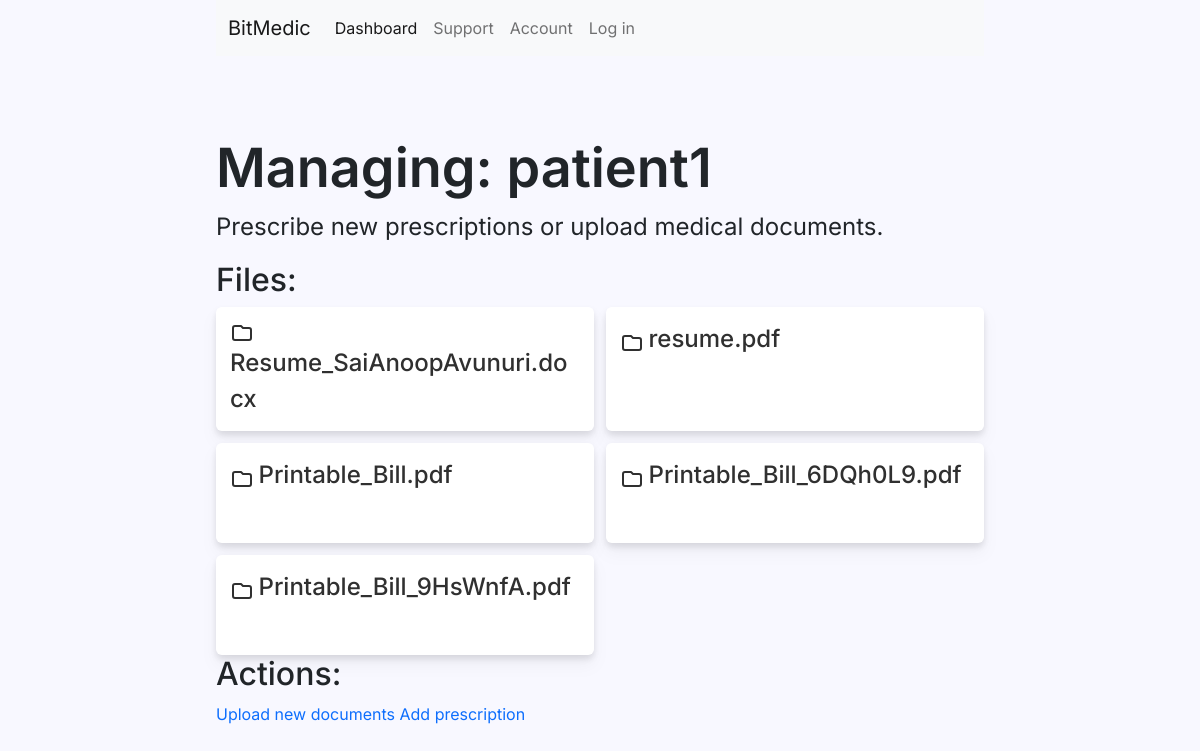
The page /patient/patient1/ on the database as committed earlier.
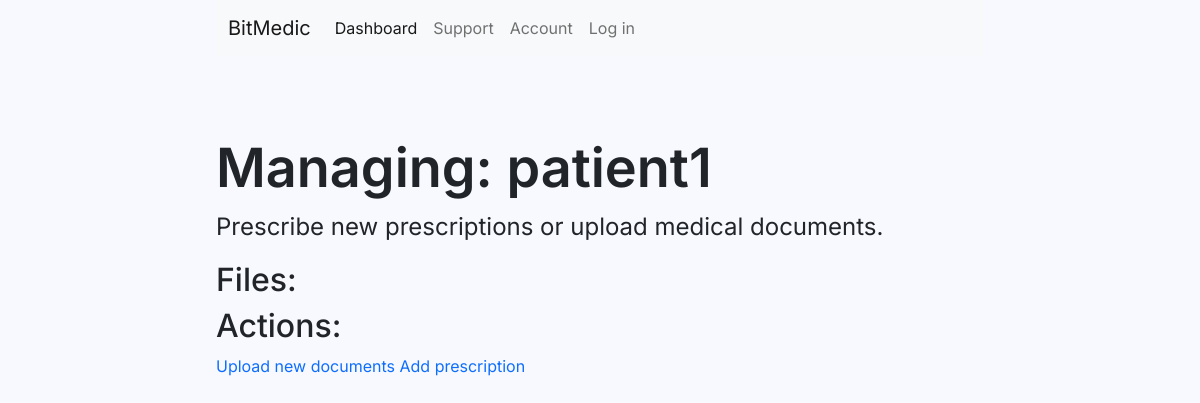
The same page on the database as committed later.
### main/models.py (models this page shows)
class Patient(models.Model):
    user = models.OneToOneField(
        User, on_delete=models.CASCADE, primary_key=True)
    doctors = models.ManyToManyField(Doctor, blank=True)
    dob = models.DateTimeField(null=True)
    medcond = models.CharField(max_length=10000, null=True)
    GENDER_CHOICES = (
        ('M', 'Male'),
        ('F', 'Female'),
        ('N', 'Nonbinary'),
        ('O', 'Other')
    )
    gender = models.CharField(
        max_length=1, choices=GENDER_CHOICES, null=True)
    phone = models.CharField(max_length=15, null=True)

class Document(models.Model):
    doc = models.FileField(null=True)
    date = models.DateTimeField(auto_now_add=True)
    patient = models.ForeignKey(
        Patient, on_delete=models.CASCADE, default=None)

### main/views.py (the view)
# urls.py: path('patient/<str:name>/', patientview, name="patient"),
def patientview(request, name):
    patient = Patient.objects.get(user=User.objects.get(username=name))
    documents = Document.objects.filter(patient=patient)
    return render(request, "main/patientview.html", {'patient': patient, 'documents': documents})

### main/templates/main/patientview.html
{% extends 'main/base.html' %}
{% block content %}
<h1>Managing: {{ patient.user.username }}</h1>
<p>Prescribe new prescriptions or upload medical documents.</p>
<h2>Files:</h2>
<div class="grid-container">
    {% for document in documents %}
    <div class="card">
        <a href="/media/{{document.doc.name}}">
            <svg xmlns="http://www.w3.org/2000/svg" class="link-icon" fill="none" viewBox="0 0 24 24"
                stroke="currentColor" stroke-width="2">
                <path stroke-linecap="round" stroke-linejoin="round"
                    d="M3 7v10a2 2 0 002 2h14a2 2 0 002-2V9a2 2 0 00-2-2h-6l-2-2H5a2 2 0 00-2 2z" />
            </svg>
            <span class="card-title">{{document.doc.name}}</span>
        </a>
    </div>
    {% endfor %}
</div>
<h2>Actions:</h2>
<a href="{% url 'upload' patient.user.username %}">Upload new documents</a>
<a href="{% url 'prescribe' patient.user.username %}">Add prescription</a>
{% endblock content %}

### main/templates/main/base.html (shortened to what this page needs)
{% load static %}
<html>
<head>
    <link href="https://cdn.jsdelivr.net/npm/bootstrap@5.0.2/dist/css/bootstrap.min.css" rel="stylesheet"
>
</head>
<body>
    <div class="content">
        <nav class="navbar navbar-expand-lg navbar-light bg-light">
            <div class="container-fluid">
                <a class="navbar-brand" href="{% url 'home' %}">BitMedic</a>
                <div class="collapse navbar-collapse" id="navbarSupportedContent">
                    <ul class="navbar-nav me-auto mb-2 mb-lg-0">
                        <li class="nav-item">
                            <a class="nav-link active" aria-current="page" href="{% url 'home' %}">Dashboard</a>
                        </li>
                        <li class="nav-item">
                            <a class="nav-link" href="mailto:support@bitmedic.tech">Support</a>
                        </li>
                        <li class="nav-item">
                            <a class="nav-link" href="/profile/">Account</a>
                        </li>
                        {% if request.user.is_authenticated %}
                        <li class="nav-item">
                            <a class="nav-link" href="{% url 'logout' %}">Log out</a>
                        </li>
                        {% else %}
                        <li class="nav-item">
                            <a class="nav-link" href="{% url 'login' %}">Log in</a>
                        </li>
                        {% endif %}
                    </ul>
                </div>
            </div>
        </nav>
        <div class="page-content">
            {% block content %}
            {% endblock content %}
        </div>
    </div>
</body>
</html>

### main/templates/main/base.html (style rules this page uses)
body { font-family: 'Inter', sans-serif; background-color: #f8f8ff; }
h1 { font-weight: 600; font-size: 54px; }
h2 { font-weight: 500; }
p { font-size: 24px; }
a { text-decoration: none; }
.content { margin: auto; max-width: 48em; }
.page-content { margin-top: 80px; }

Rows that differ between the two databases and show on the page:
removed Document: doc.name "Resume_SaiAnoopAvunuri.docx"
removed Document: doc.name "resume.pdf"
removed Document: doc.name "Printable_Bill.pdf"
removed Document: doc.name "Printable_Bill_6DQh0L9.pdf"
removed Document: doc.name "Printable_Bill_9HsWnfA.pdf"
